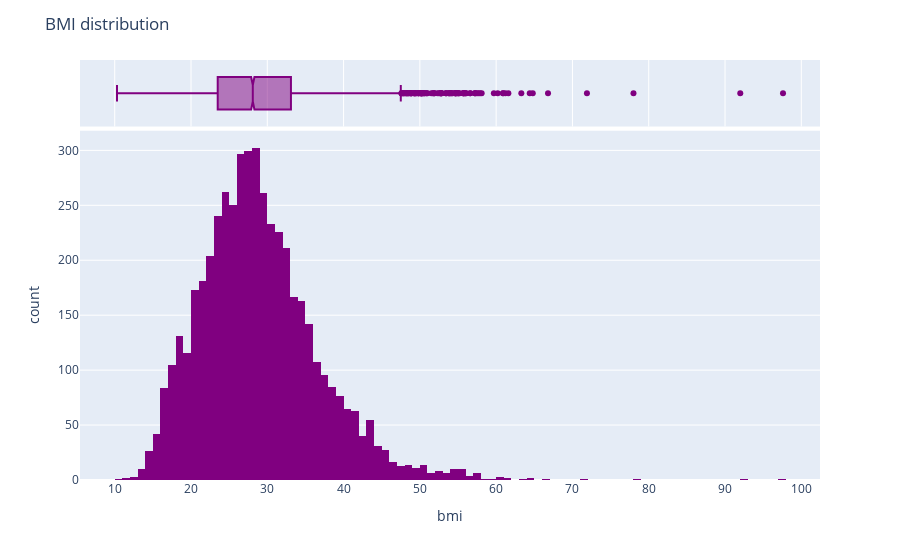

The notebook cell this image was saved under:
### Markdown cell above
### BMI distribution

### Code cell
fig = px.histogram(data_v, x = 'bmi',
                   marginal='box')
fig.update_layout(
    title = 'BMI distribution'
)
fig.update_traces(marker_color='purple')
fig.show()

### Figure 1 — Plotly figure (JSON) as saved in the notebook; plotly's stock layout.template omitted (floating-point values rounded to 4 significant figures; data arrays with more than 128 entries replaced by an {"elided": "..."} marker saying what was removed)
{"data": [{"alignmentgroup": "True", "bingroup": "x", "hovertemplate": "bmi=%{x}<br>count=%{y}<extra></extra>", "legendgroup": "", "marker": {"color": "purple", "pattern": {"shape": ""}}, "name": "", "offsetgroup": "", "orientation": "v", "showlegend": false, "type": "histogram", "x": {"elided": "4909 float values"}, "xaxis": "x", "yaxis": "y"}, {"alignmentgroup": "True", "hovertemplate": "bmi=%{x}<extra></extra>", "legendgroup": "", "marker": {"color": "purple"}, "name": "", "notched": true, "offsetgroup": "", "showlegend": false, "type": "box", "x": {"elided": "4909 float values"}, "xaxis": "x2", "yaxis": "y2"}], "layout": {"barmode": "relative", "legend": {"tracegroupgap": 0}, "margin": {"t": 60}, "title": {"text": "BMI distribution"}, "xaxis": {"anchor": "y", "domain": [0, 1], "title": {"text": "bmi"}}, "xaxis2": {"anchor": "y2", "domain": [0, 1], "matches": "x", "showgrid": true, "showticklabels": false}, "yaxis": {"anchor": "x", "domain": [0, 0.8316], "title": {"text": "count"}}, "yaxis2": {"anchor": "x2", "domain": [0.8416, 1], "matches": "y2", "showgrid": false, "showline": false, "showticklabels": false, "ticks": ""}}}
